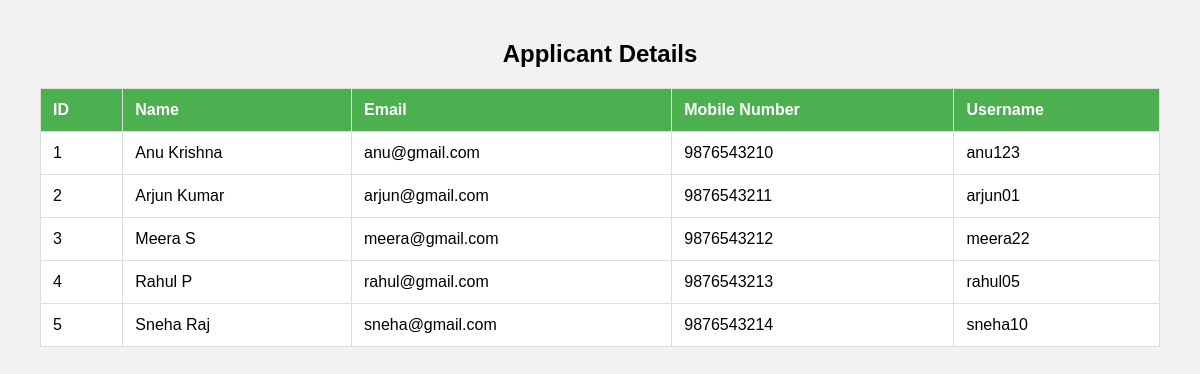
The page / on the database its author committed.
### tables this page shows
CREATE TABLE `applicants` (
  `id` int(11) NOT NULL AUTO_INCREMENT,
  `name` varchar(100) NOT NULL,
  `email` varchar(100) NOT NULL,
  `mobile` varchar(15) NOT NULL,
  `username` varchar(50) NOT NULL,
  PRIMARY KEY (`id`)
);

### index.php (the view, shortened to what this page needs)
<?php
include 'db.php';
$sql = "SELECT * FROM applicants";
$result = mysqli_query($conn, $sql);
?>
<!DOCTYPE html>
<html>
<head>
</head>
<body>
<h2>Applicant Details</h2>
<table>
    <tr>
        <th>ID</th>
        <th>Name</th>
        <th>Email</th>
        <th>Mobile Number</th>
        <th>Username</th>
    </tr>
    <?php
    if (mysqli_num_rows($result) > 0) {
        while ($row = mysqli_fetch_assoc($result)) {
    ?>
        <tr>
            <td><?php echo htmlspecialchars($row['id']); ?></td>
            <td><?php echo htmlspecialchars($row['name']); ?></td>
            <td><?php echo htmlspecialchars($row['email']); ?></td>
            <td><?php echo htmlspecialchars($row['mobile']); ?></td>
            <td><?php echo htmlspecialchars($row['username']); ?></td>
        </tr>
    <?php
        }
    } else {
        echo "<tr><td colspan='5'>No records found</td></tr>";
    }
    ?>
</table>
</body>
</html>

### index.php (style rules this page uses)
body { font-family: Arial; margin: 40px; background-color: #f2f2f2; }
h2 { text-align: center; }
table { width: 100%; border-collapse: collapse; background: white; }
th, td { border: 1px solid #ddd; padding: 12px; text-align: left; }
th { background-color: #4CAF50; color: white; }

### rows shown on the page
applicants: id "1", name "Anu Krishna", email "anu@gmail.com", mobile "9876543210", username "anu123"
applicants: id "2", name "Arjun Kumar", email "arjun@gmail.com", mobile "9876543211", username "arjun01"
applicants: id "3", name "Meera S", email "meera@gmail.com", mobile "9876543212", username "meera22"
applicants: id "4", name "Rahul P", email "rahul@gmail.com", mobile "9876543213", username "rahul05"
applicants: id "5", name "Sneha Raj", email "sneha@gmail.com", mobile "9876543214", username "sneha10"
